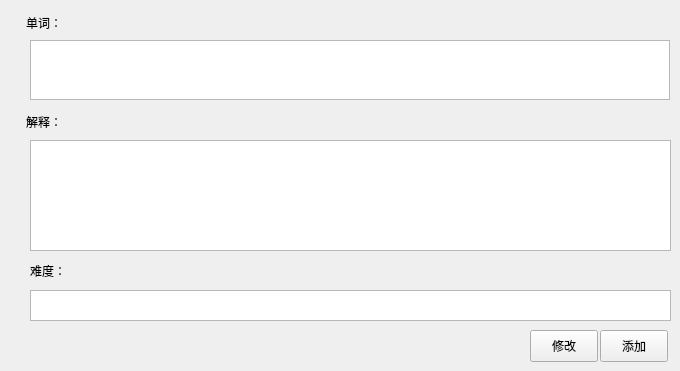
        <widget class="QWidget" name="tab_3">
         <attribute name="title">
          <string>用户词典</string>
         </attribute>
         <widget class="QPushButton" name="modifyWordButton">
          <property name="geometry">
           <rect>
            <x>530</x>
            <y>330</y>
            <width>68</width>
            <height>32</height>
           </rect>
          </property>
          <property name="sizePolicy">
           <sizepolicy hsizetype="Fixed" vsizetype="Fixed">
            <horstretch>0</horstretch>
            <verstretch>0</verstretch>
           </sizepolicy>
          </property>
          <property name="layoutDirection">
           <enum>Qt::LeftToRight</enum>
          </property>
          <property name="text">
           <string>修改</string>
          </property>
         </widget>
         <widget class="QLabel" name="label_8">
          <property name="geometry">
           <rect>
            <x>26</x>
            <y>13</y>
            <width>39</width>
            <height>19</height>
           </rect>
          </property>
          <property name="sizePolicy">
           <sizepolicy hsizetype="Preferred" vsizetype="Fixed">
            <horstretch>0</horstretch>
            <verstretch>0</verstretch>
           </sizepolicy>
          </property>
          <property name="text">
           <string>单词：</string>
          </property>
         </widget>
         <widget class="QPlainTextEdit" name="addWordText">
          <property name="geometry">
           <rect>
            <x>30</x>
            <y>40</y>
            <width>640</width>
            <height>60</height>
           </rect>
          </property>
          <property name="sizePolicy">
           <sizepolicy hsizetype="Expanding" vsizetype="Fixed">
            <horstretch>0</horstretch>
            <verstretch>0</verstretch>
           </sizepolicy>
          </property>
          <property name="maximumSize">
           <size>
            <width>16777215</width>
            <height>60</height>
           </size>
          </property>
         </widget>
         <widget class="QLabel" name="label_9">
          <property name="geometry">
           <rect>
            <x>26</x>
            <y>112</y>
            <width>39</width>
            <height>19</height>
           </rect>
          </property>
          <property name="sizePolicy">
           <sizepolicy hsizetype="Preferred" vsizetype="Fixed">
            <horstretch>0</horstretch>
            <verstretch>0</verstretch>
           </sizepolicy>
          </property>
          <property name="text">
           <string>解释：</string>
          </property>
         </widget>
         <widget class="QPlainTextEdit" name="addMeaningText">
          <property name="geometry">
           <rect>
            <x>30</x>
            <y>140</y>
            <width>641</width>
            <height>111</height>
           </rect>
          </property>
         </widget>
         <widget class="QLabel" name="add_modifyInfo">
          <property name="geometry">
           <rect>
            <x>26</x>
            <y>329</y>
            <width>501</width>
            <height>31</height>
           </rect>
          </property>
          <property name="layoutDirection">
           <enum>Qt::LeftToRight</enum>
          </property>
          <property name="styleSheet">
           <string notr="true">color: rgb(255, 0, 0);</string>
          </property>
          <property name="text">
           <string/>
          </property>
          <property name="alignment">
           <set>Qt::AlignRight|Qt::AlignTrailing|Qt::AlignVCenter</set>
          </property>
         </widget>
         <widget class="QPushButton" name="addWordButton">
          <property name="geometry">
           <rect>
            <x>600</x>
            <y>330</y>
            <width>68</width>
            <height>32</height>
           </rect>
          </property>
          <property name="sizePolicy">
           <sizepolicy hsizetype="Fixed" vsizetype="Fixed">
            <horstretch>0</horstretch>
            <verstretch>0</verstretch>
           </sizepolicy>
          </property>
          <property name="layoutDirection">
           <enum>Qt::LeftToRight</enum>
          </property>
          <property name="text">
           <string>添加</string>
          </property>
         </widget>
         <widget class="QLabel" name="label_20">
          <property name="geometry">
           <rect>
            <x>30</x>
            <y>261</y>
            <width>39</width>
            <height>19</height>
           </rect>
          </property>
          <property name="sizePolicy">
           <sizepolicy hsizetype="Preferred" vsizetype="Fixed">
            <horstretch>0</horstretch>
            <verstretch>0</verstretch>
           </sizepolicy>
          </property>
          <property name="text">
           <string>难度：</string>
          </property>
         </widget>
         <widget class="QPlainTextEdit" name="addDifficultText">
          <property name="geometry">
           <rect>
            <x>30</x>
            <y>290</y>
            <width>641</width>
            <height>31</height>
           </rect>
          </property>
         </widget>
        </widget>
